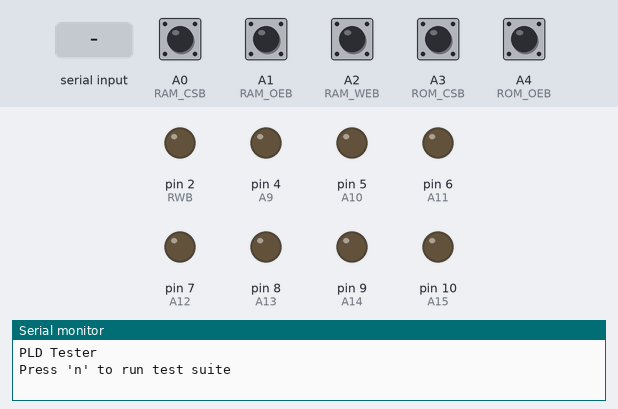
Bench run of a sketch on a simulated Arduino Mega 2560, built with avr-gcc and run on an emulated ATmega2560. Shown: output pins drawn as LEDs (lit = HIGH), the last lines printed to the serial monitor. The test bench sets the inputs (shaded band); at power-on: A0 (RAM_CSB), A1 (RAM_OEB), A2 (RAM_WEB), A3 (ROM_CSB), A4 (ROM_OEB) HIGH. Pins used as bus, display or sensor lines are not drawn.

Above: at 1.2 s.
1.3 s: "n" received over Serial
At 2.4 s:
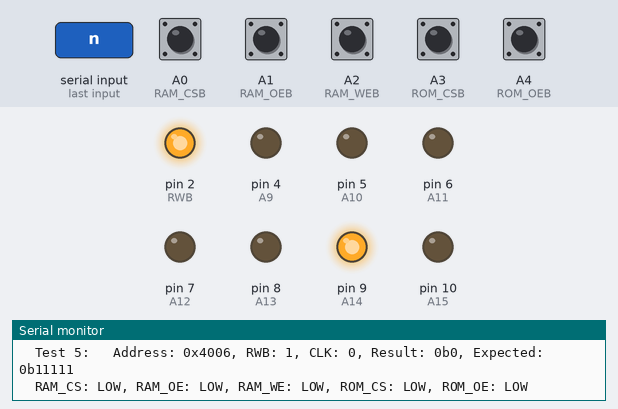
Timing chart, 0 to 4.3 s (numbered marks = the images above; inputs shaded):
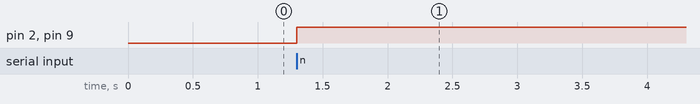

The sketch:

pld-tester.ino
```cpp
// Define Outputs
#define RWB 2
#define CLK 3
#define A9 4
#define A10 5
#define A11 6
#define A12 7
#define A13 8
#define A14 9
#define A15 10

// Define Inputs
#define RAM_CSB A0
#define RAM_OEB A1
#define RAM_WEB A2
#define ROM_CSB A3
#define ROM_OEB A4

// Define Address Bit Masks
#define A9_MASK 0x0200
#define A10_MASK 0x0400
#define A11_MASK 0x0800
#define A12_MASK 0x1000
#define A13_MASK 0x2000
#define A14_MASK 0x4000
#define A15_MASK 0x8000

// Define Test Result Bit Masks
#define RAM_CSB_MASK 0x01
#define RAM_OEB_MASK 0x02
#define RAM_WEB_MASK 0x04
#define ROM_CSB_MASK 0x08
#define ROM_OEB_MASK 0x10

// Define Test Case Struct
struct TestCase
{
    uint16_t address;
    uint8_t rwb;
    uint8_t clk;
    uint8_t expected;
};

// Define Test Cases
// address, rwb, clk, expected
#define NUM_TESTS 5
const TestCase testCases[NUM_TESTS] = {
    // Read from 0x0000
    {0x0000, HIGH, HIGH, 0b00011100},
    // Read from 0xFFFC
    {0xFFFC, HIGH, LOW, 0b00000111},
    // Read from 0x8000
    {0x8000, HIGH, LOW, 0b00000111},
    // Write to 0x0100
    {0x0100, LOW, HIGH, 0b00011010},
    // Read from IO
    {0x4006, HIGH, LOW, 0b00011111},
};

// Test result array initialized to zeros
uint8_t testResults[NUM_TESTS] = {0};

volatile int currentTest = 0;

void setup()
{
    // Set Outputs
    pinMode(RWB, OUTPUT);
    pinMode(CLK, OUTPUT);
    pinMode(A9, OUTPUT);
    pinMode(A10, OUTPUT);
    pinMode(A11, OUTPUT);
    pinMode(A12, OUTPUT);
    pinMode(A13, OUTPUT);
    pinMode(A14, OUTPUT);
    pinMode(A15, OUTPUT);

    // Set Inputs
    pinMode(RAM_CSB, INPUT_PULLUP);
    pinMode(RAM_OEB, INPUT_PULLUP);
    pinMode(RAM_WEB, INPUT_PULLUP);
    pinMode(ROM_CSB, INPUT_PULLUP);
    pinMode(ROM_OEB, INPUT_PULLUP);

    // Set Outputs to LOW
    digitalWrite(RWB, LOW);
    digitalWrite(CLK, LOW);
    digitalWrite(A9, LOW);
    digitalWrite(A10, LOW);
    digitalWrite(A11, LOW);
    digitalWrite(A12, LOW);
    digitalWrite(A13, LOW);
    digitalWrite(A14, LOW);
    digitalWrite(A15, LOW);

    // Setup Serial at 115200 baud
    Serial.begin(115200);
    while (!Serial)
    {
        ;
    }
    Serial.println(F("PLD Tester"));
    Serial.println(F("Press 'n' to run test suite"));
}

void loop()
{
    if (Serial.available())
    {
        char c = Serial.read();
        if (c == 'n')
        {
           runAllTests();
        }
    }
}

uint8_t readResult()
{
    // Shift inputs into result
    uint8_t result = 0;
    result |= digitalRead(ROM_OEB) << 4;
    result |= digitalRead(ROM_CSB) << 3;
    result |= digitalRead(RAM_WEB) << 2;
    result |= digitalRead(RAM_OEB) << 1;
    result |= digitalRead(RAM_CSB);

    return result;
}

void storeResult(uint8_t result)
{
    testResults[currentTest] = result;
}

void runTest(const TestCase *test)
{
    // Set Address
    digitalWrite(A9, (test->address & A9_MASK) ? HIGH : LOW);
    digitalWrite(A10, (test->address & A10_MASK) ? HIGH : LOW);
    digitalWrite(A11, (test->address & A11_MASK) ? HIGH : LOW);
    digitalWrite(A12, (test->address & A12_MASK) ? HIGH : LOW);
    digitalWrite(A13, (test->address & A13_MASK) ? HIGH : LOW);
    digitalWrite(A14, (test->address & A14_MASK) ? HIGH : LOW);
    digitalWrite(A15, (test->address & A15_MASK) ? HIGH : LOW);

    // Set RWB
    digitalWrite(RWB, test->rwb);

    // Set CLK
    digitalWrite(CLK, test->clk);
}

void runAllTests()
{
    int passCount = 0;
    for (int i = 0; i < NUM_TESTS; i++)
    {
        runTest(&testCases[i]);
        uint8_t result = readResult();
        if(result == testCases[i].expected) {
            passCount++;
        }
        storeResult(result);
    }

    if(passCount == NUM_TESTS) {
        Serial.println(F("All Tests Passed!"));
    } else {
        Serial.print(F("Failed "));
        Serial.print(NUM_TESTS - passCount);
        Serial.print(F(" out of "));
        Serial.print(NUM_TESTS);
        Serial.println(F(" tests"));

        // Print failed test results
        for (int i = 0; i < NUM_TESTS; i++)
        {
            if(testResults[i] != testCases[i].expected) {
                Serial.print(F("\tTest "));
                Serial.print(i + 1);
                Serial.print(F(": "));
                Serial.print(F("\tAddress: 0x"));
                Serial.print(testCases[i].address, HEX);
                Serial.print(F(", RWB: "));
                Serial.print(testCases[i].rwb, DEC);
                Serial.print(F(", CLK: "));
                Serial.print(testCases[i].clk, DEC);
                Serial.print(F(", Result: 0b"));
                Serial.print(testResults[i], BIN);
                Serial.print(F(", Expected: 0b"));
                Serial.println(testCases[i].expected, BIN);

                // Print Result in Human Readable Format
                Serial.print(F("\tRAM_CS: "));
                Serial.print((testResults[i] & RAM_CSB_MASK) ? "HIGH" : "LOW");
                Serial.print(F(", RAM_OE: "));
                Serial.print((testResults[i] & RAM_OEB_MASK) ? "HIGH" : "LOW");
                Serial.print(F(", RAM_WE: "));
                Serial.print((testResults[i] & RAM_WEB_MASK) ? "HIGH" : "LOW");
                Serial.print(F(", ROM_CS: "));
                Serial.print((testResults[i] & ROM_CSB_MASK) ? "HIGH" : "LOW");
                Serial.print(F(", ROM_OE: "));
                Serial.println((testResults[i] & ROM_OEB_MASK) ? "HIGH" : "LOW");
            }
        }
    }
}
```

Measured:
- after the input at 1.3 s, pin 2 (RWB), pin 9 (A14): LOW → HIGH at once
